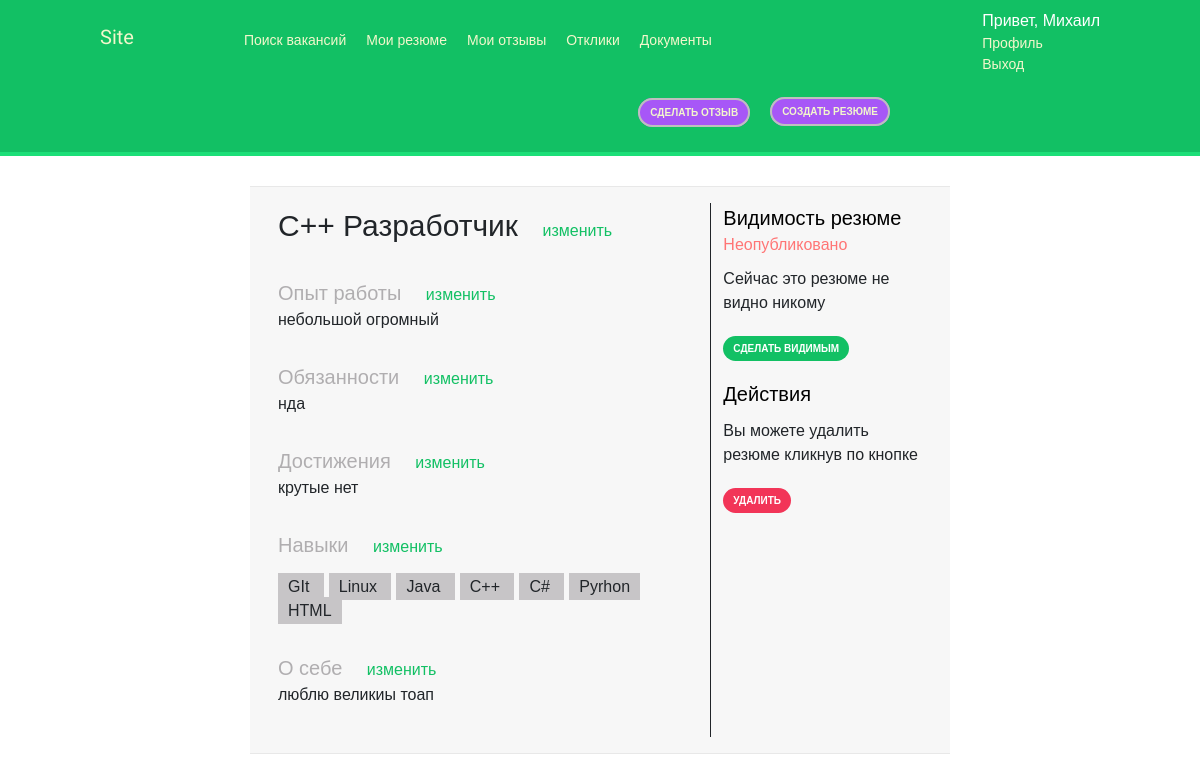
Page /resume/my/7/ (signed in) on the committed database.
### main_site/models.py (models this page shows, shortened)
class CustomUser(AbstractUser):
	TYPE_OF_ROLE =(
			('student','Студент'),
			('company','Компания'),
			('admin','Админ')
		)
	role = models.CharField('Роль',max_length=50, choices=TYPE_OF_ROLE,default='student')
	class Meta:
		verbose_name = 'Пользователь'
		verbose_name_plural = 'Пользователи'

class Student(models.Model):
	user = models.OneToOneField(settings.AUTH_USER_MODEL,on_delete=models.CASCADE,related_name='students', verbose_name='Пользователь')
	name = models.CharField('Имя',max_length=100)
	last_name = models.CharField('Фамилия',max_length=100)
	father_name = models.CharField('Отчество',max_length=100,blank=True)
	date_of_birth = models.DateField('Дата рождения',null=True,blank=True)
	phone = models.CharField('Телефон',max_length=12)
	university_group = models.CharField('Группа в вузе',max_length=20)
	class Meta:
		verbose_name = 'Профиль Студента'
		verbose_name_plural = 'Профили Студентов'

class Resume(models.Model):
	STATUS_CHOICES = (
			('blocked','Заблокированое'),
			('closed','Закрытое'),
			('published','Опубликованное'),
		)
	student = models.ForeignKey(Student,on_delete=models.CASCADE,related_name='resumes', verbose_name="Студент")
	skills = models.ManyToManyField(Skill,related_name='resumes', verbose_name="Навыки", blank=True)
	name = models.CharField('Название',max_length=100)
	experience = models.TextField('Опыт')
	responsibilities = models.TextField('Обязанности') #обязанности
	achievements = models.TextField('Достижения') #достижения
	about_self = models.TextField('О себе')
	created_by = models.DateTimeField(auto_now_add=True)
	updated_by =  models.DateTimeField(auto_now=True)
	status = models.CharField('Статус',max_length=20,choices=STATUS_CHOICES, default='published')
	class Meta:
		verbose_name = 'Резюме'
		verbose_name_plural = 'Резюме'

class Skill(models.Model):
	name = models.CharField('Название',max_length=100,unique=True)
	class Meta:
		verbose_name = 'Навык'
		verbose_name_plural = 'Навыки'

### main_site/views.py (the view)
# urls.py: path('resume/my/<int:pk>/',views.MyResumeDetailView.as_view() , name='my_resume_detail'),
class MyResumeDetailView(LoginRequiredMixin,DetailView):
	model = Resume
	template_name = 'main_site/resume/my_resume_detail.html'
	context_object_name = 'resume'
	def get_object(self, queryset=None):
		pk = self.kwargs.get('pk')
		try:
			return Resume.objects.filter(student=self.request.user.students).exclude(status='blocked').get(id=pk)
		except ObjectDoesNotExist:
			raise Http404('Ох, нет объекта;)')

### main_site/templates/main_site/resume/my_resume_detail.html (shortened to what this page needs)
{% extends 'base.html' %}
{% block content %}
{% if resume.status == 'blocked' %}
	<div style="color: #ff7575; margin-left: 25%; font-size: 35px"><--Резюме заблокированно!--></div>
{% else %}
	<div class="row mb p-3 profile-info-top" style="width: 70%; margin-left: 15%">
		<div class="col-8" style="border-right:1px solid">
			{% if name_div %}
				{% include 'main_site/resume/my_resume_change_div.html' %}
			{% else %}
			<div class="" style="margin-bottom: 30px">
				<span style="font-size: 30px; padding-right: 20px ">{{resume.name}}</span>
				<a href="{% url 'my_resume_change_name' resume.id %}">изменить</a>
			</div>
			{% endif %}
			{% if experience_div %}
				{% include 'main_site/resume/my_resume_change_div.html' %}
			{% else %}
			<div class="" style="margin-bottom: 30px">
				<span style="font-size: 20px; color: #b0aeb0; padding-right: 20px ">Опыт работы</span>
				<a href="{% url 'my_resume_change_experience' resume.id %}">изменить</a>
				<div style=" ">{{resume.experience}}</div>
			</div>
			{% endif %}
			{% if responsibilities_div %}
				{% include 'main_site/resume/my_resume_change_div.html' %}
			{% else %}
			<div class="" style="margin-bottom: 30px">
				<span style="font-size: 20px; color: #b0aeb0; padding-right: 20px ">Обязанности</span>
				<a href="{% url 'my_resume_change_responsibilities' resume.id %}">изменить</a>
				<div style=" ">{{resume.responsibilities}}</div>
			</div>
			{% endif %}
			{% if achievements_div %}
				{% include 'main_site/resume/my_resume_change_div.html' %}
			{% else %}
			<div class="" style="margin-bottom: 30px">
				<span style="font-size: 20px; color: #b0aeb0; padding-right: 20px ">Достижения</span>
				<a href="{% url 'my_resume_change_achievements' resume.id %}">изменить</a>
				<div style=" ">{{resume.achievements}}</div>
			</div>
			{% endif %}
			{% if skills_div %}
				{% include 'main_site/resume/my_resume_change_div.html' %}
			{% else %}
			<div class="" style="margin-bottom: 30px">
				<span style="font-size: 20px; color: #b0aeb0; padding-right: 20px ">Навыки</span>
				<a href="{% url 'my_resume_change_skills' resume.id %}">изменить</a>
				<div style="margin-top: 15px">
					{% for i in resume.skills.all %}
					<span style="padding: 5px 10px;margin-right: 5px; background: #c7c5c7;">
						{{i.name}}
					</span>
					{% endfor %}
				</div>
			</div>
			{% endif %}
			{% if about_self_div %}
				{% include 'main_site/resume/my_resume_change_div.html' %}
			{% else %}
			<div class="" style="margin-bottom: 30px">
				<span style="font-size: 20px; color: #b0aeb0; padding-right: 20px ">О себе</span>
				<a href="{% url 'my_resume_change_about_self' resume.id %}">изменить</a>
				<div style=" ">{{resume.about_self}}</div>
			</div>
			{% endif %}
		</div>
		<div class="col-4">
			<div class="" style="margin-bottom: 30px">
				<div style="font-size: 20px; color: #000; padding-right: 20px; ">
					Видимость резюме
				</div>
				{% if resume.status == 'published' %}
					<span style="color: #a757f7">Опубликовано</span>
					<div style=" margin-bottom: 20px; margin-top: 10px">
						Сейчас это резюме видно всем работодателям
					</div>
					<a href="{% url 'my_resume_make_closed' resume.id  %}" class="button-mini">Скрыть резюме</a>
				{% elif resume.status == 'closed' %}
					<span style="color: #ff7575">Неопубликовано</span>
					<div style=" margin-bottom: 20px; margin-top: 10px">
						Сейчас это резюме не видно никому
					</div>
					<a href="{% url 'my_resume_make_published' resume.id 0 %}" class="button-mini">Сделать видимым</a>
				{% endif %}
				<div style="margin-top: 20px">
					<div style="font-size: 20px; color: #000; padding-right: 20px; ">
						Действия
					</div>
					<div style=" margin-bottom: 20px; margin-top: 10px">
						Вы можете удалить резюме кликнув по кнопке
					</div>
					<a href="{% url 'my_resume_delete' resume.id %}" class="button-mini" style="background-color: #f23558">Удалить</a>
				</div>
			</div>
		</div>
	</div>
{% endif %}
{% endblock %}

### main_site/templates/main_site/base_header_student.html
<span class="logo">Site</span>
<ul class="menu" >
	<li {% if section == "vacancy_list" %} class="selected" {% endif %}>
		<a href="{% url 'vacancy_list' %}">Поиск вакансий</a>
	</li>
	<li {% if section == "my_resume_list" %} class="selected" {% endif %}>
		<a href="{% url 'my_resume_list' %}">Мои резюме</a>
	</li>
	<li {% if section == "my_review_list" %} class="selected" {% endif %}>
		<a href="{% url 'my_review_list' %}">Мои отзывы</a>
	</li>
	<li {% if section == "student_response_list" %} class="selected" {% endif %}>
		<a href="{% url 'student_response_list' %}">Отклики</a>
	</li>
	<li {% if section == "document_list" %} class="selected" {% endif %}>
		<a href="{% url 'document_list' %}">Документы</a>
	</li>
</ul>
<span class="user">
	<div style="font-size: 16px">Привет, {{request.user.students.name}}</div>
	<div {% if section == "profile" %} class="selected" {% endif %} style="list-style-type: none">
		<a href="{% url 'profile' %}">Профиль</a>
	</div>
	<a href="{% url 'logout' %}">Выход</a>
</span>
<div id="right">
	<span {% if section == "create_resume" %} class="selected-create" {% endif %} >
		<a href="{% url 'create_resume' %}">Создать резюме</a>
	</span>
</div>
<div id="after-right">
	<span {% if section == "create_review" %} class="selected-create" {% endif %} >
		<a href="{% url 'create_review' %}">Сделать отзыв</a>
	</span>
</div>

### main_site/static/css/base.css (style rules this page uses)
body { margin:0; padding:0; font-family:helvetica, sans-serif; }
a { color:#12c064; text-decoration:none; }
#header .logo { font-family: 'Muli', sans-serif; float:left; color:#f3f7cc; font-size:20px; margin-right:10%; margin-top:17px; }
#header ul.menu { list-style:none; float:left; margin:0; padding:0; }
#header ul.menu li { float:left; padding:25px 10px; }
#header div#right { float:right; margin-right: 200px; padding:25px 10px; }
#header div#after-right { float:right; padding:25px 10px; }
#header div#right a,#header div#after-right a { background: #a757f7; border-radius:50px; border: 2px solid #bfbfbf; font-weight:bold; color:#f3f7cc; padding:7px 10px; font-size:10px; text-transform:uppercase; }
* { box-sizing: border-box; }
#header a { color:#f3f7cc; }
#header .user { float:right; padding-top:4px; }
a.button-mini { border-radius:50px; font-weight:bold; background:#12c064; color:#fff; padding:7px 10px; font-size:10px; text-transform:uppercase; }
.profile-info-top { border-top: 1px #e8e8e8 solid; border-bottom: 1px #e8e8e8 solid; background-color: #f7f7f7; }

### rows in the picture
CustomUser: user.students.name "Михаил"
Resume: name "С++ Разработчик", experience "небольшой огромный", responsibilities "нда", achievements "крутые нет", about_self "люблю великиы тоап"
Skill: name "GIt"
Skill: name "Linux"
Skill: name "Java"
Skill: name "C++"
Skill: name "C#"
Skill: name "Pyrhon"
Skill: name "HTML"
